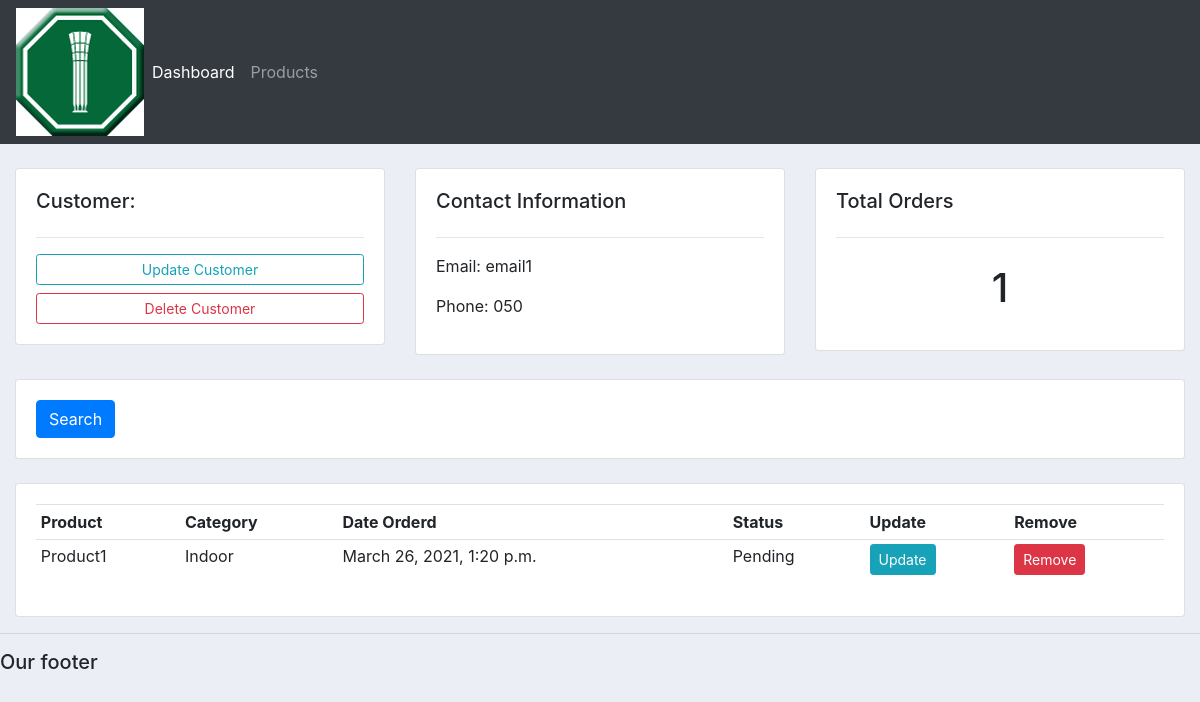
Page /market/customer/1/ on the committed database.
### app1/models.py (models this page shows, shortened)
class Customer(models.Model):
	name = models.CharField(max_length=200, null=True)
	phone = models.CharField(max_length=200, null=True)
	email = models.CharField(max_length=200, null=True)
	date_created = models.DateTimeField(auto_now_add=True, null=True)

class Order(models.Model):
	STATUS = (
			('Pending', 'Pending'),
			('Out for delivery', 'Out for delivery'),
			('Delivered', 'Delivered'),
			)
	customer = models.ForeignKey(Customer, null=True, on_delete= models.SET_NULL)
	product = models.ForeignKey(Product, null=True, on_delete= models.SET_NULL)
	date_created = models.DateTimeField(auto_now_add=True, null=True)
	status = models.CharField(max_length=200, null=True, choices=STATUS)

class Product(models.Model):
	CATEGORY = (
			('Indoor', 'Indoor'),
			('Out Door', 'Out Door'),
			)
	name = models.CharField(max_length=200, null=True)
	price = models.FloatField(null=True)
	category = models.CharField(max_length=200, null=True, choices=CATEGORY)
	description = models.CharField(max_length=200, null=True, blank=True)
	date_created = models.DateTimeField(auto_now_add=True, null=True)
	tags = models.ManyToManyField(Tag)
	def __str__(self):
		return self.name

### app1/views.py (the view)
# urls.py: path('customer/<str:pk_test>/', views.customer, name="customer"),
def customer(request, pk_test):
	customer = Customer.objects.get(id=pk_test)
	orders = customer.order_set.all()
	order_count = orders.count()
	context = {'customer':customer, 'orders':orders, 'order_count':order_count}
	return render(request, 'app1/customer.html',context)

### app1/templates/app1/customer.html
{%  extends 'app1/main.html' %}
{% block content %}
	<br>
<div class="row">
	<div class="col-md">
		<div class="card card-body">
			<h5>Customer:</h5>
			<hr>
			<a class="btn btn-outline-info  btn-sm btn-block" href="">Update Customer</a>
			<a class="btn btn-outline-danger  btn-sm btn-block" href="">Delete Customer</a>
		</div>
	</div>
	<div class="col-md">
		<div class="card card-body">
			<h5>Contact Information</h5>
			<hr>
			<p>Email: {{customer.email}}</p>
			<p>Phone: {{customer.phone}}</p>
		</div>
	</div>
	<div class="col-md">
		<div class="card card-body">
			<h5>Total Orders</h5>
			<hr>
			<h1 style="text-align: center;padding: 10px">{{order_count}}</h1>
		</div>
	</div>
</div>
<br>
<div class="row">
	<div class="col">
		<div class="card card-body">
			<form method="get">
		    <button class="btn btn-primary" type="submit">Search</button>
		  </form>
		</div>
	</div>
</div>
<br>
<div class="row">
	<div class="col-md">
		<div class="card card-body">
			<table class="table table-sm">
				<tr>
					<th>Product</th>
					<th>Category</th>
					<th>Date Orderd</th>
					<th>Status</th>
					<th>Update</th>
					<th>Remove</th>
				</tr>
				{% for order in orders %}
				<tr>
					<td>{{order.product}}</td>
					<td>{{order.product.category}}</td>
					<td>{{order.date_created}}</td>
					<td>{{order.status}}</td>
					<td><a class="btn btn-sm btn-info" href="">Update</a></td>
					<td><a class="btn btn-sm btn-danger" href="">Remove</a></td>
				</tr>
				{% endfor %}
			</table>
		</div>
	</div>
</div>
{% endblock %}

### static/css/main.css (style rules this page uses)
body { background-color: #ebeff5; }

### rows in the picture
Customer: email "email1", phone "050"
Order: product "Product1", product.category "Indoor", date_created "March 26, 2021, 1:20 p.m.", status "Pending"

### other values in the picture
{{ order_count }} "1"
